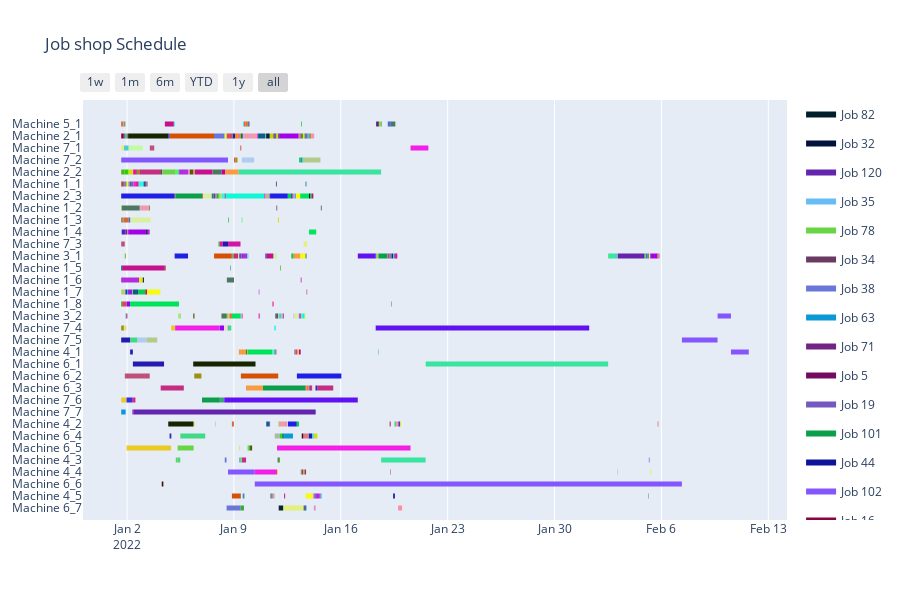

Notebook cell for this chart:
### Code cell
import pandas as pd
import chart_studio.plotly as py
import plotly
import plotly.figure_factory

j_keys=[j for j in range(num_job)]
key_count={key:0 for key in j_keys}
j_count={key:0 for key in j_keys}
L_keys=["1"+"_"+str(j+1) for j in range(L_num)]
M_keys=["2"+"_"+str(j+1) for j in range(M_num)]
R_keys=["3"+"_"+str(j+1) for j in range(R_num)]
G_keys=["4"+"_"+str(j+1) for j in range(G_num)]
CNC_keys=["5"+"_"+str(j+1) for j in range(CNC_num)]
MCT_keys=["6"+"_"+str(j+1) for j in range(MCT_num)]
B_keys=["7"+"_"+str(j+1) for j in range(B_num)]
m_keys = L_keys+M_keys+R_keys+G_keys+CNC_keys+MCT_keys+B_keys
m_count={key:0 for key in m_keys}
j_record={}
j_record_2={}

for i in sequence_best:
    gen_t=float(pt[i][key_count[i]])/Capa_utilization_rate
    gen_m=int(ms[i][key_count[i]])
    j_count[i]=j_count[i]+gen_t+moving_time
    L_min = 9999999
    M_min = 9999999
    R_min = 9999999
    G_min = 9999999
    CNC_min = 9999999
    MCT_min = 9999999
    B_min = 9999999

    if gen_m == 1:
        for k in range(1,L_num+1):
            L_temp = m_count["1_"+str(k)]
            if L_temp < L_min:
                L_min = L_temp
                index = "1_"+str(k)
            else:
                continue
        m_count[index]=m_count[index]+gen_t

    elif gen_m == 2:
        for k in range(1,M_num+1):
            M_temp = m_count["2_"+str(k)]
            if M_temp < M_min:
                M_min = M_temp
                index = "2_"+str(k)
            else:
                continue
        m_count[index]=m_count[index]+gen_t

    elif gen_m == 3:
        for k in range(1,R_num+1):
            R_temp = m_count["3_"+str(k)]
            if R_temp < R_min:
                R_min = R_temp
                index = "3_"+str(k)
            else:
                continue
        m_count[index]=m_count[index]+gen_t

    elif gen_m == 4:
        for k in range(1,G_num+1):
            G_temp = m_count["4_"+str(k)]
            if G_temp < G_min:
                G_min = G_temp
                index = "4_"+str(k)
            else:
                continue
        m_count[index]=m_count[index]+gen_t

    elif gen_m == 5:
        for k in range(1,CNC_num+1):
            CNC_temp = m_count["5_"+str(k)]
            if CNC_temp < CNC_min:
                CNC_min = CNC_temp
                index = "5_"+str(k)
            else:
                continue
        m_count[index]=m_count[index]+gen_t

    elif gen_m == 6:
        for k in range(1,MCT_num+1):
            MCT_temp = m_count["6_"+str(k)]
            if MCT_temp < MCT_min:
                MCT_min = MCT_temp
                index = "6_"+str(k)
            else:
                continue
        m_count[index]=m_count[index]+gen_t

    else:
        for k in range(1,B_num+1):
            B_temp = m_count["7_"+str(k)]
            if B_temp < B_min:
                B_min = B_temp
                index = "7_"+str(k)
            else:
                continue
        m_count[index]=m_count[index]+gen_t
    
    if m_count[index]<j_count[i]:
        m_count[index]=j_count[i]
    elif m_count[index]>j_count[i]:
        j_count[i]=m_count[index]
    
    current_time=datetime.timedelta(hours=j_count[i]-(pt[i][key_count[i]]/Capa_utilization_rate)) # convert seconds to hours, minutes and seconds
    end_time=datetime.timedelta(hours=j_count[i])
    try:
        j_record[(i,index)]
        j_record_2[(i,index)]=[current_time,end_time]
    except:
        j_record[(i,index)]=[current_time,end_time]
    #print(gen_m)
    
    key_count[i]=key_count[i]+1

df=[]

for (j,m) in j_record.keys():
    df.append(dict(Task='Machine %s'%(m), Start='%s'%(str(start_time + j_record[(j,m)][0])), Finish='%s'%(str(start_time + j_record[(j,m)][1])),Resource='Job %s'%(j+1)))

for (j,m) in j_record_2.keys():
    df.append(dict(Task='Machine %s'%(m), Start='%s'%(str(start_time + j_record_2[(j,m)][0])), Finish='%s'%(str(start_time + j_record_2[(j,m)][1])),Resource='Job %s'%(j+1)))
    
r = lambda: random.randint(0,255)            
colors = ['#%02X%02X%02X' % (r(),r(),r())]
for i in range(1, num_job):                                   
    colors.append('#%02X%02X%02X' % (r(),r(),r()))
    
    
    
fig = plotly.figure_factory.create_gantt(df, colors=colors,index_col='Resource', show_colorbar=True, group_tasks=True, showgrid_x=True, title='Job shop Schedule')
fig.show()
plotly.io.write_image(fig,file="scheduling_fig.jpg", format="jpeg",scale=None, width=None, height=None)
